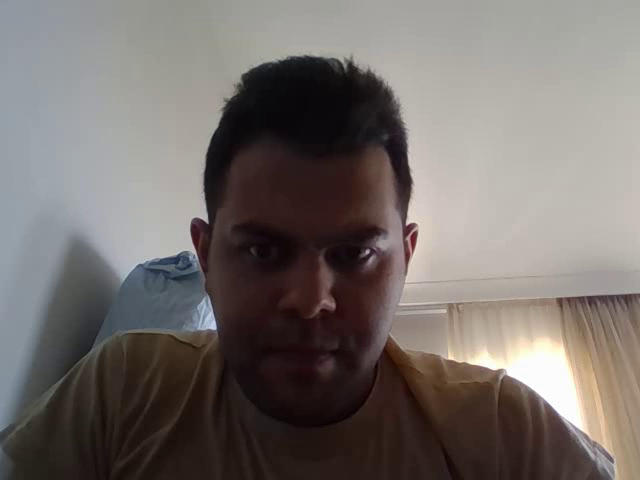
#> input picture frame 13 of video_save/webcam.avi, 640 x 480 px, given in place of volvo.mp4, which was not available
$ python video_read_show_2.py
#> lines starting #> are read from the running program, lines starting #| are printed output that depends on the picture
import cv2

# 0 => external
# 1 => internal
cap = cv2.VideoCapture("volvo.mp4")

while True:
    ret, frame = cap.read()
#> frame is the input picture: shape (480, 640, 3); mean B, G, R 107, 110.5, 117.5

    if ret == 0:
        break

    # aynada ki gibi gorunecek
    frame = cv2.flip(frame, 1)  # goruntuyu istediginiz eksene gore degistirir
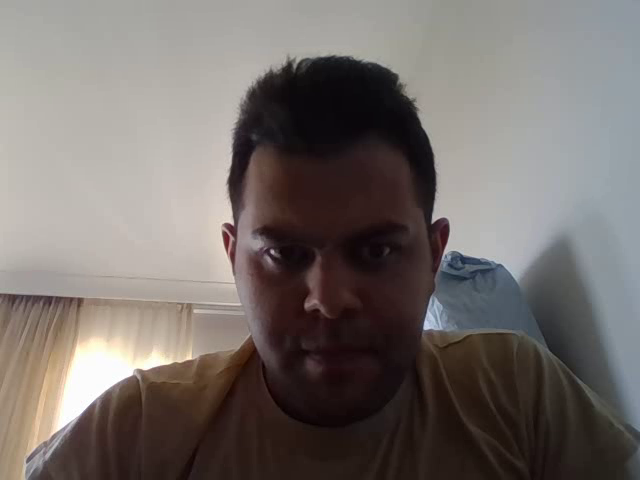
#> frame: shape (480, 640, 3); mean B, G, R 107, 110.5, 117.5
    cv2.imshow("Volvo", frame)

    # her frame 1 ms gosterilecek
    if cv2.waitKey(20) & 0XFF == ord("q"):
#> (key q is pressed here)
        break

cap.release()
cv2.destroyAllWindows()

$ run again, starting later in the video
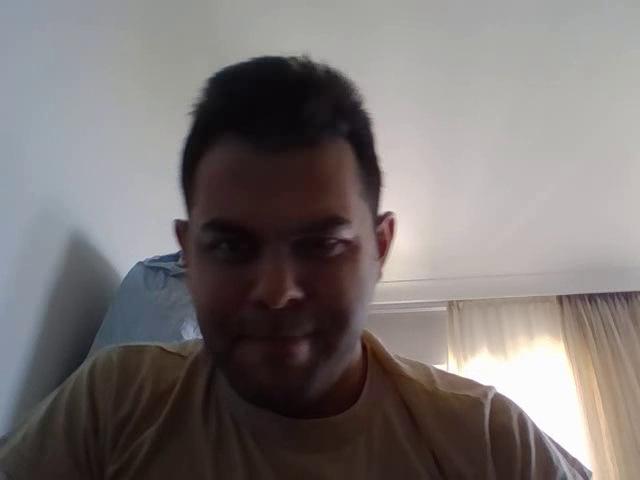
#> input picture frame 59 of video_save/webcam.avi, 640 x 480 px, given in place of volvo.mp4, which was not available
#> frame is the input picture: shape (480, 640, 3); mean B, G, R 115.4, 116.4, 122.7
#> `frame = cv2.flip(frame, 1)`:
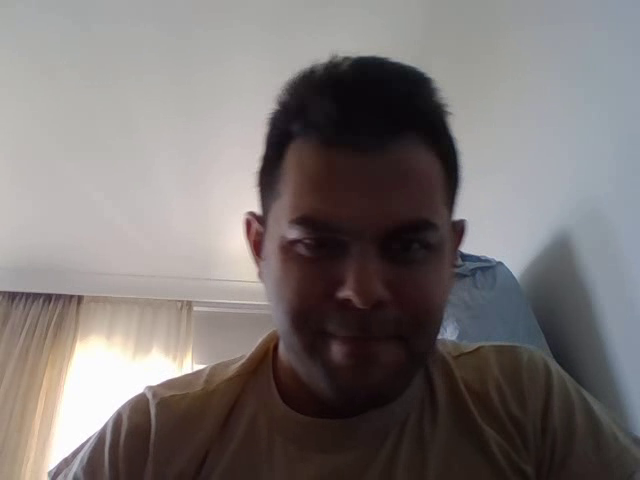
#> frame: shape (480, 640, 3); mean B, G, R 115.4, 116.4, 122.7

$ run again, starting later in the video
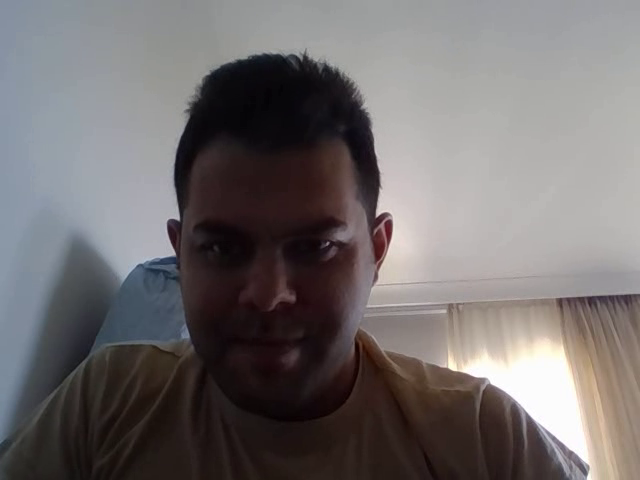
#> input picture frame 105 of video_save/webcam.avi, 640 x 480 px, given in place of volvo.mp4, which was not available
#> frame is the input picture: shape (480, 640, 3); mean B, G, R 110.1, 109.8, 114.6
#> `frame = cv2.flip(frame, 1)`:
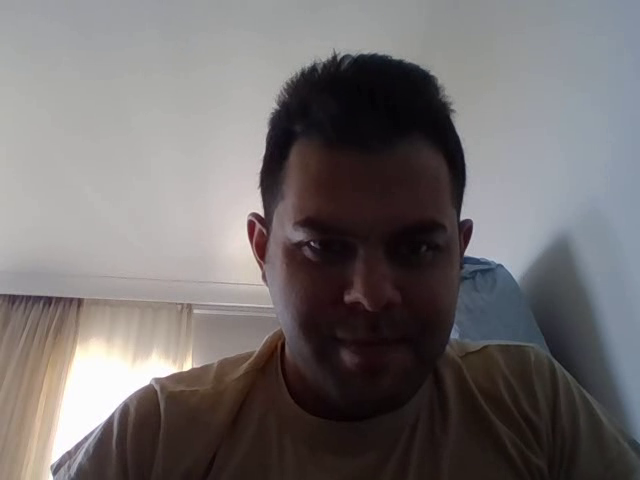
#> frame: shape (480, 640, 3); mean B, G, R 110.1, 109.8, 114.6
